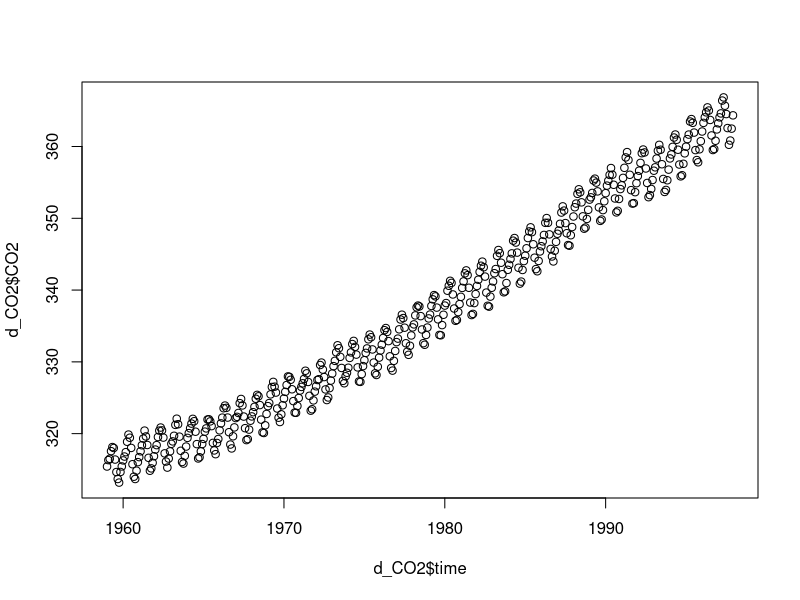
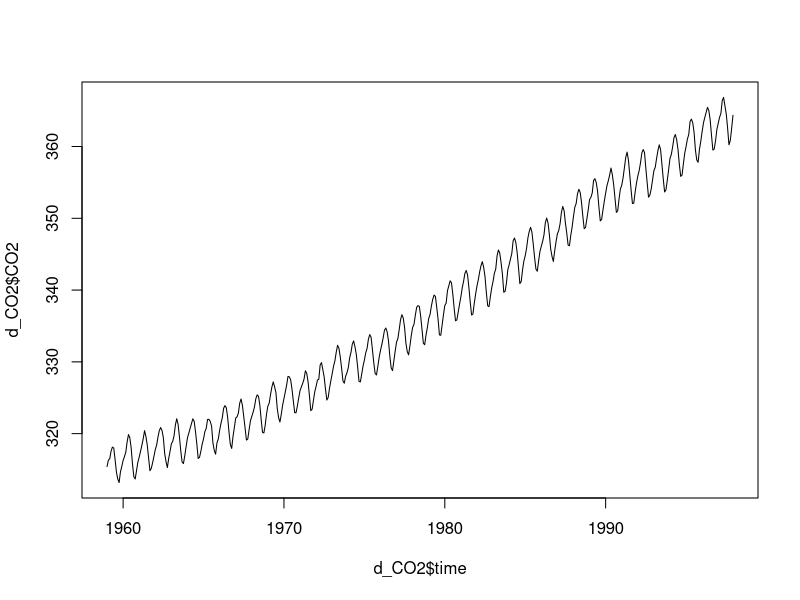
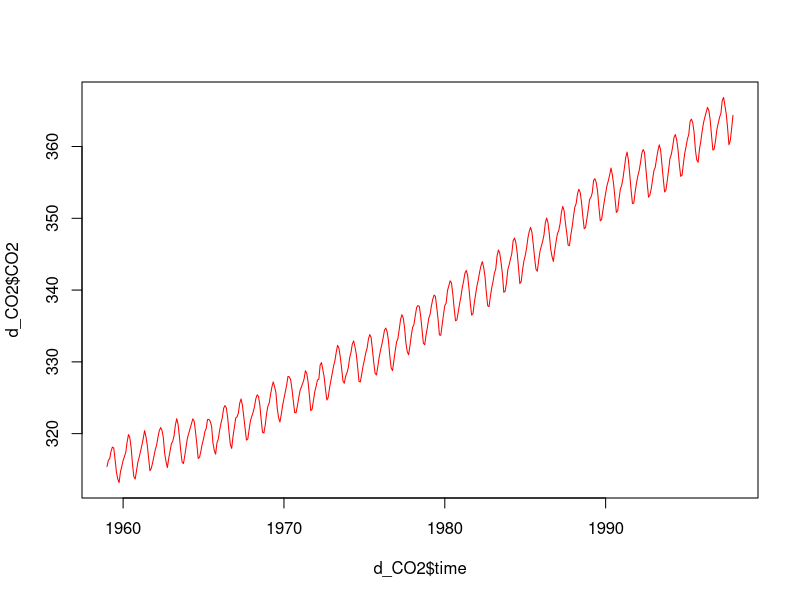
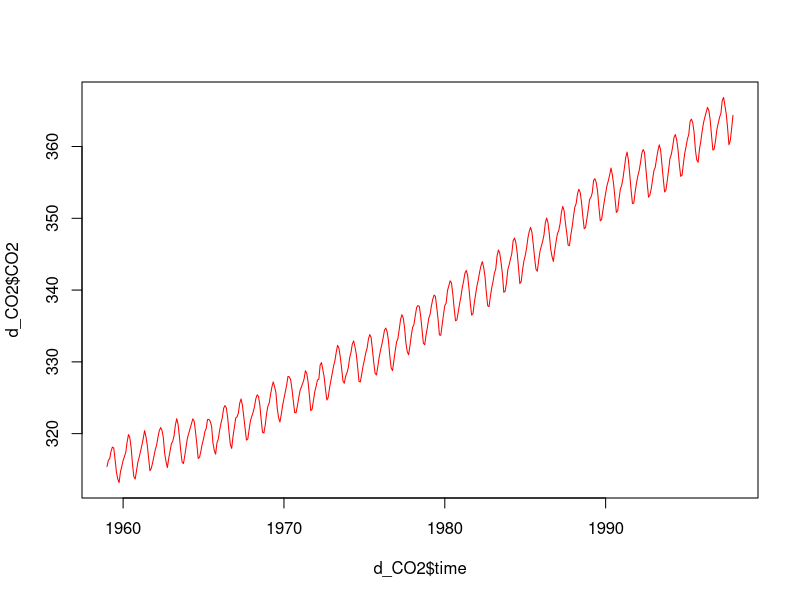
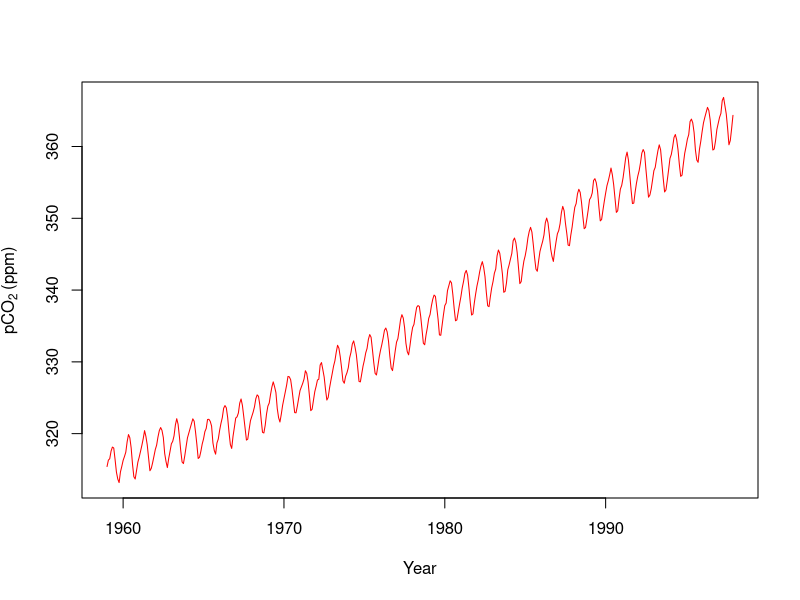
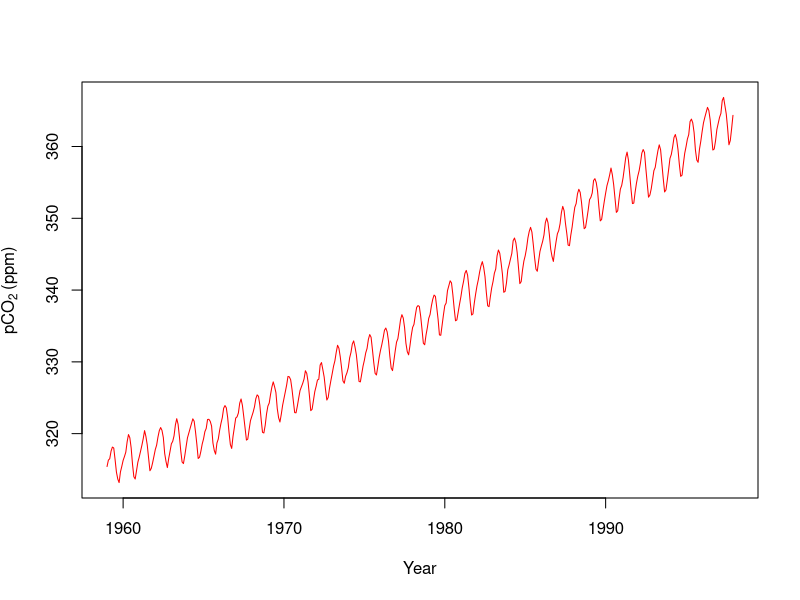
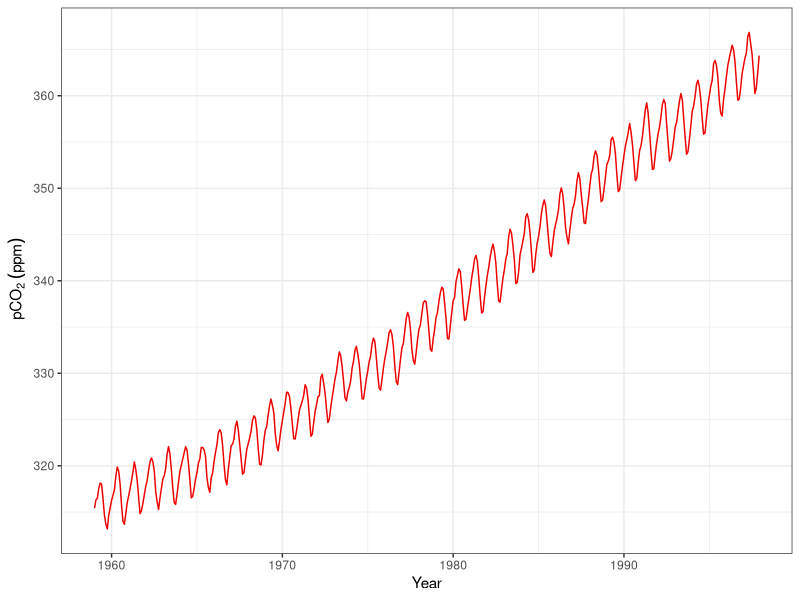

These charts were generated, in order, by the following R code:
## ---- chunk 1
(1 + 2 * 4)/3 - 1.3
## ---- chunk 2
100^0.5
## ---- chunk 3
log(2)
## ---- chunk 4
log10(2) 
## ---- chunk 5
log2(2)
## ---- chunk 6
exp(1)
## ---- chunk 7
sin(pi/2)
## ---- chunk 8
6.22e23
## ---- chunk 9
abs(-10) 

## ---- chunk 10
round(2.3)
round(2.6)
round(2.5)
round(3.5)

floor(2.6) #向下取整
ceiling(2.3) #向上取整
trunc(2.3)#取整数部分
trunc(2.6)

## ---- chunk 11
round(pi, 2) #保留2位小数
round(pi, 3) #保留3位小数

signif(pi,2) #保留2位有效数字
signif(pi,3) #保留3位有效数字
## ---- chunk 12
5 > 3
5 == 3
1:5 != 3
## ---- chunk 13
1:5 > 2 & 1:5 <5
1:5 <= 2 | 1:5 >=4

## ---- chunk 14
x1 = 12
x1

x2 <- 23
x2

y <- x1 + x2
y

x1 + x2 -> z 
z
## ---- chunk 15
class(as.integer(1.2)) #将1.2转化为整数,并查看其类型

## ---- chunk 16

class(pi) # pi = 3.1415......
class("Xiamen")
## ---- chunk 17
class(c(TRUE,FALSE))

## ---- chunk 18
t_1 <- c("1", "2", "3.4") #字符，无法进行计算
t_1
class(t_1)
t_2 <- as.numeric(t_1) #转化为数值，就可以计算了
t_2
class(t_2)
## ---- chunk 19
t_3 <- as.factor(t_2) #数值转化为因子，非常有用的功能，以后详述
t_3
class(t_3)
## ---- chunk 20
v0 <- c(1, 3, 4, NA) #第4个数缺失  
v0

is.na(v0) #判断是否有缺失值
v0[is.na(v0)] <- 0 #将缺失值替换为0
v0
## ---- chunk 21
logv0 <- log(v0) #对数据进行自然对数转化，产生了负无穷大值（-Inf）
logv0
is.infinite(logv0) # 检查是否有无穷大，包括Inf和-Inf

logv0[is.infinite(logv0)] <- NA #将无穷大替换为缺失值NA
logv0

## ---- chunk 22
v1 <- c(1.4, 3, 10.9, -7)
v1
## ---- chunk 23
v2 <- c("apple","organge","banana")
v2
## ---- chunk 24
v3 <- c(TRUE,FALSE,TRUE,FALSE)
v3
## ---- chunk 25
seq(from = 10, to = 100, by = 10) 

## ---- chunk 26
seq(10, 100, 10)

## ---- chunk 27
seq(10, 100, length.out = 19)
## ---- chunk 28
v2 <- seq(10, 100, length.out = 19)
v2[12]
## ---- chunk 29
1:10
v3 <- 20:30
v3
## ---- chunk 30
rep(8, 5)
rep("ha", 6)
## ---- chunk 31
rep(1:3, 2)
rep(1:3, each = 3)
rep(1:3, each = 3, times=2)

## ---- chunk 32
v1 <- c(1.4, 3, 10.9, -7)
v1[3] # 引用第3个元素
v1 + 10 # 每个元素均加10
v1 * 10 # 每个元素均乘以10
v1^2 #每个元素均求平方
## ---- chunk 33
v4 <- seq(60, 100, 5)
v4
summary(v4) 
mean(v4) #算术平均值
median(v4) #中位数

## ---- chunk 34
sd(v4) # 标准差
min(v4) # 最小值
max(v4) # 最大值
range(v4) #范围：最小值～最大值
## ---- chunk 35
m1 <- matrix(1:18, nrow=3, ncol=6)
m1

## ---- chunk 36
m2 <- matrix(1:18, nrow=3, ncol=6, byrow=T)
m2
## ---- chunk 37
student <- c("Tom", "Jack", "Mingming", "Alice", "Feifei")
sex <- c("Male", "Male", "Male", "Female", "Female")
score <- c(83, 72, 80, 92, 95)

data.frame(student, sex, score)

## ---- chunk 38
d1 <- data.frame(student, sex, score)
## ---- chunk 39
d1$student 

d1[ , 1] #逗号前是行号，逗号后是列号

## ---- chunk 40
d1$score[2]
d1[2, 3] 
## ---- chunk 41
data() #用此函数查看R自带的数据，以下是节选。
## ---- chunk 42
head(iris )
## ---- chunk 43
tail(iris, 4)
## ---- chunk 44
names(iris) 
## ---- chunk 45
dim(iris) 
## ---- chunk 46
length(iris) #5列
length(iris$Species) #150行
## ---- chunk 47
str(iris)    

## ---- chunk 48
summary(iris)
## ---- chunk 49
class(iris) 
## ---- chunk 50
d1
## ---- chunk 51
d2 <- data.frame(age = c(20, 19, 20, 21, 19))
d2
## ---- chunk 52
cbind(d1, d2) 
## ---- chunk 53
rbind(d1, d1)
## ---- chunk 54
d_CO2 <- data.frame(time = time(co2), CO2 = co2) 

write.csv(d_CO2, "CO2_data.csv")

## ---- chunk 55
plot(x = d_CO2$time, y = d_CO2$CO2)
## ---- chunk 56
plot(x = d_CO2$time, y = d_CO2$CO2, type = "l")
## ---- chunk 57
plot(x = d_CO2$time, y = d_CO2$CO2, type = "l", col = "red")
## ---- chunk 58
plot(x = d_CO2$time, y = d_CO2$CO2, type = "l", col = "red")
## ---- chunk 59
plot(x = d_CO2$time, y = d_CO2$CO2, type = "l", col = "red", xlab = "Year", ylab = expression(pCO[2]~"(ppm)"))

## ---- chunk 60
plot(x = d_CO2$time, y = d_CO2$CO2, type = "l", col = "red", xlab = "Year", ylab = expression(pCO[2]~"(ppm)"))

## ---- chunk 61
library(ggplot2) #ggplot绘图
ggplot(d_CO2, aes(time, CO2))+
  theme_bw()+
  geom_line(color = "red2")+
  labs(x = "Year",
       y = ~pCO[2]~(ppm))

#ggsave("pCO2.png", width=342/90, height=243/90, dpi=600)
